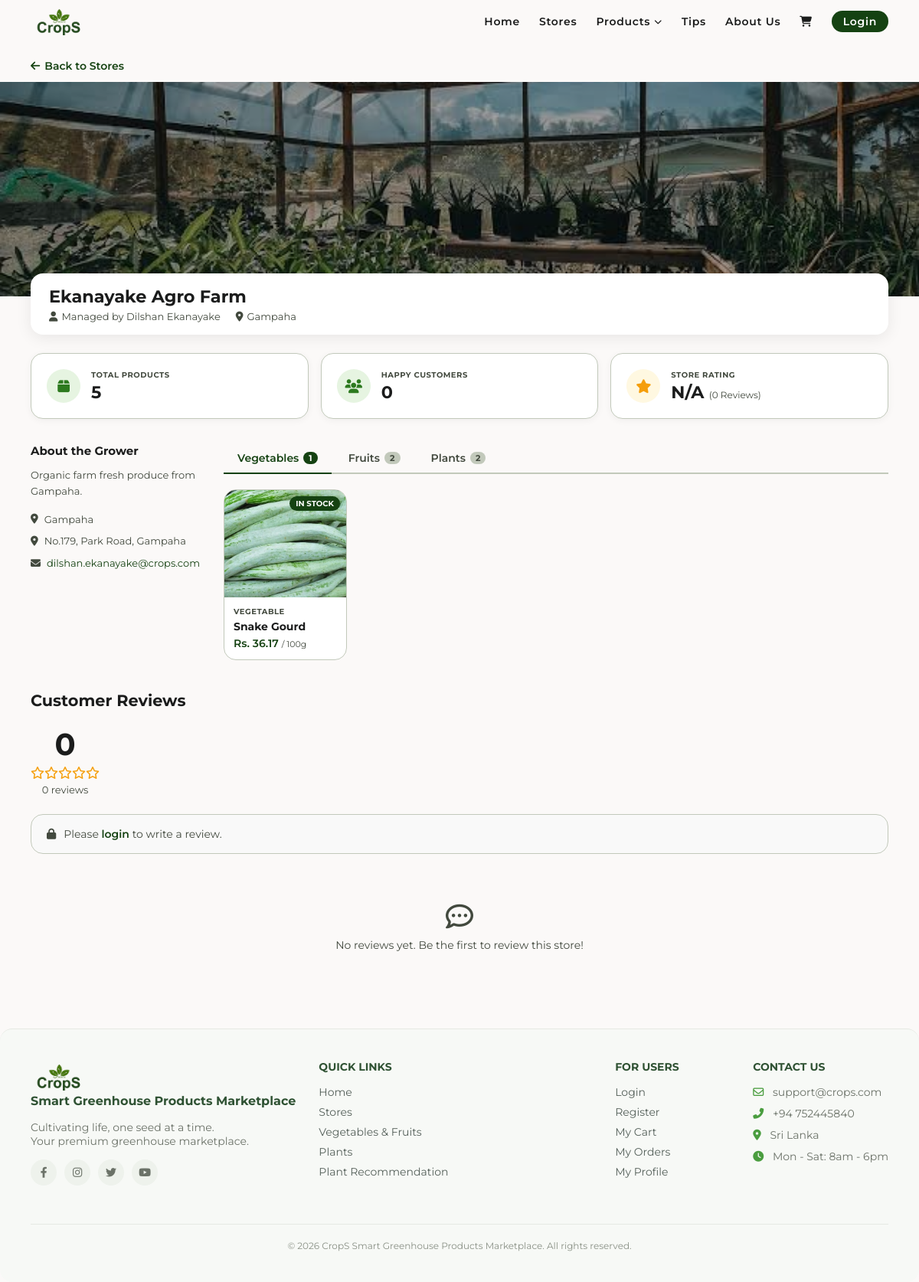
/stores.php?id=7, run on the app's committed database.
### tables this page shows
CREATE TABLE `stores` (
  `id` int(11) NOT NULL,
  `owner_id` int(11) NOT NULL,
  `store_name` varchar(100) NOT NULL,
  `description` text DEFAULT NULL,
  `city` varchar(50) NOT NULL,
  `image` varchar(255) DEFAULT NULL,
  `status` enum('active','pending') NOT NULL DEFAULT 'pending',
  `created_at` timestamp NOT NULL DEFAULT current_timestamp()
);

CREATE TABLE `users` (
  `id` int(11) NOT NULL,
  `full_name` varchar(100) NOT NULL,
  `email` varchar(100) NOT NULL,
  `password` varchar(255) NOT NULL,
  `role` enum('admin','owner','customer') NOT NULL DEFAULT 'customer',
  `city` varchar(50) NOT NULL,
  `address` text DEFAULT NULL,
  `gap_certificate` varchar(255) DEFAULT NULL,
  `gap_number` varchar(50) DEFAULT NULL,
  `created_at` timestamp NOT NULL DEFAULT current_timestamp()
);

CREATE TABLE `products` (
  `id` int(11) NOT NULL,
  `store_id` int(11) NOT NULL,
  `name` varchar(100) NOT NULL,
  `description` text DEFAULT NULL,
  `price` decimal(10,2) NOT NULL,
  `category` enum('vegetable','fruit','plant') NOT NULL,
  `quantity` int(11) NOT NULL DEFAULT 0,
  `image` varchar(255) DEFAULT NULL,
  `created_at` timestamp NOT NULL DEFAULT current_timestamp()
);

### includes/product_card.php (the view)
<?php
if ($product['quantity'] <= 0) {
    $stockLabel = 'OUT OF STOCK';
    $stockClass = 'out-stock';
} elseif ($product['quantity'] <= 10) {
    $stockLabel = 'LOW STOCK';
    $stockClass = 'low-stock';
} else {
    $stockLabel = 'IN STOCK';
    $stockClass = 'in-stock';
}
$detailPage = $product['category'] === 'plant' ? 'plants.php' : 'products.php';
?>
<a href="<?php echo $detailPage; ?>?id=<?php echo $product['id']; ?>" class="product-card">
    <div class="product-card-img">
        <?php if (!empty($product['image'])): ?>
            <img src="static/images/Products/<?php echo htmlspecialchars($product['image']); ?>"
                 alt="<?php echo htmlspecialchars($product['name']); ?>">
        <?php else: ?>
            <img src="static/images/image3.jpg" alt="Product">
        <?php endif; ?>
        <span class="stock-badge <?php echo $stockClass; ?>"><?php echo $stockLabel; ?></span>
    </div>
    <div class="product-card-info">
        <p class="product-category-label"><?php echo strtoupper($product['category']); ?></p>
        <p class="product-name"><?php echo htmlspecialchars($product['name']); ?></p>
        <?php if ($product['category'] === 'plant'): ?>
            <p class="product-price">Rs. <?php echo number_format($product['price'], 2); ?> <span>/ plant</span></p>
        <?php else: ?>
            <p class="product-price">Rs. <?php echo number_format($product['price'] / 10, 2); ?> <span>/ 100g</span></p>
        <?php endif; ?>
    </div>
</a>

### stores.php (shortened to what this page needs)
<?php
include 'includes/header.php';
include 'includes/dbConnection.php';
$store_id = isset($_GET['id']) ? (int)$_GET['id'] : 0;
?>
<?php
$stmtStore = $pdo->prepare("
    SELECT stores.*,
           users.full_name AS owner_name,
           users.email AS owner_email,
           users.address AS owner_address,
           users.gap_certificate,
           COUNT(DISTINCT products.id) AS total_products,
           COUNT(DISTINCT orders.customer_id) AS happy_customers,
           ROUND(AVG(reviews.rating), 1) AS avg_rating,
           COUNT(DISTINCT reviews.id) AS total_reviews
    FROM stores
    JOIN users ON stores.owner_id = users.id
    LEFT JOIN products ON products.store_id = stores.id
    LEFT JOIN orders ON orders.store_id = stores.id
    LEFT JOIN reviews ON reviews.store_id = stores.id
    WHERE stores.id = :id
    GROUP BY stores.id
");
$stmtStore->execute(['id' => $store_id]);
$store = $stmtStore->fetch();
$stmtProducts = $pdo->prepare("SELECT * FROM products WHERE store_id = :id ORDER BY created_at DESC");
$stmtProducts->execute(['id' => $store_id]);
$allProducts = $stmtProducts->fetchAll();
$vegetables = array_filter($allProducts, fn($p) => $p['category'] === 'vegetable');
$fruits      = array_filter($allProducts, fn($p) => $p['category'] === 'fruit');
$plants      = array_filter($allProducts, fn($p) => $p['category'] === 'plant');
$stmtReviews = $pdo->prepare("
    SELECT reviews.*, users.full_name AS reviewer_name
    FROM reviews
    JOIN users ON reviews.user_id = users.id
    WHERE reviews.store_id = :id AND reviews.is_hidden = FALSE
    ORDER BY reviews.created_at DESC
");
$stmtReviews->execute(['id' => $store_id]);
$reviews = $stmtReviews->fetchAll();
$alreadyReviewed = false;
$canReview = false;
?>
<div class="store-details-page">
    <div class="main-wrapper" style="padding-bottom:0;">
        <a href="stores.php" class="back-link">
            <i class="fas fa-arrow-left"></i> Back to Stores
        </a>
    </div>
    <div class="store-hero">
        <?php if (!empty($store['image'])): ?>
            <img src="static/images/stores/<?php echo htmlspecialchars($store['image']); ?>" alt="..." class="store-hero-img">
        <?php else: ?>
            <img src="static/images/image1.jpg" alt="Store" class="store-hero-img">
        <?php endif; ?>
        <div class="store-hero-overlay"></div>
    </div>
    <div class="main-wrapper">
<div class="store-name-bar">
    <div class="store-name-info">
        <div class="store-title-row">
            <h1><?php echo htmlspecialchars($store['store_name']); ?></h1>
        </div>
        <p class="store-meta-line">
            <span><i class="fas fa-user"></i> Managed by <?php echo htmlspecialchars($store['owner_name']); ?></span>
            <span><i class="fas fa-location-dot"></i> <?php echo htmlspecialchars($store['city']); ?></span>
        </p>
    </div>
</div>
        <div class="store-stats">
            <div class="stat-card">
                <div class="stat-icon green"><i class="fas fa-box"></i></div>
                <div class="stat-info">
                    <span class="stat-label">TOTAL PRODUCTS</span>
                    <span class="stat-value"><?php echo number_format($store['total_products']); ?></span>
                </div>
            </div>
            <div class="stat-card">
                <div class="stat-icon green"><i class="fas fa-users"></i></div>
                <div class="stat-info">
                    <span class="stat-label">HAPPY CUSTOMERS</span>
                    <span class="stat-value"><?php $hc = $store['happy_customers']; echo $hc >= 1000 ? round($hc/1000,1).'k+' : $hc; ?></span>
                </div>
            </div>
            <div class="stat-card">
                <div class="stat-icon gold"><i class="fas fa-star"></i></div>
                <div class="stat-info">
                    <span class="stat-label">STORE RATING</span>
                    <span class="stat-value"><?php echo $store['avg_rating'] ?? 'N/A'; ?> <small>(<?php echo $store['total_reviews']; ?> Reviews)</small></span>
                </div>
            </div>
        </div>
        <div class="store-main-content">
            <div class="store-about">
                <h3>About the Grower</h3>
                <p><?php echo nl2br(htmlspecialchars($store['description'] ?? 'No description provided.')); ?></p>
                <div class="store-contact-info">
    <?php if (!empty($store['city'])): ?>
        <p><i class="fas fa-location-dot"></i> <?php echo htmlspecialchars($store['city']); ?></p>
    <?php endif; ?>
    <?php if (!empty($store['owner_address'])): ?>
        <p><i class="fas fa-map-marker-alt"></i> <?php echo htmlspecialchars($store['owner_address']); ?></p>
    <?php endif; ?>
    <?php if (!empty($store['owner_email'])): ?>
        <p><i class="fas fa-envelope"></i> <a href="mailto:<?php echo htmlspecialchars($store['owner_email']); ?>"><?php echo htmlspecialchars($store['owner_email']); ?></a></p>
    <?php endif; ?>
</div>
            </div>
            <div class="store-products">
                <div class="category-tabs">
                    <button class="tab-btn active" onclick="showTab('vegetables', this)">Vegetables <span class="tab-count"><?php echo count($vegetables); ?></span></button>
                    <button class="tab-btn" onclick="showTab('fruits', this)">Fruits <span class="tab-count"><?php echo count($fruits); ?></span></button>
                    <button class="tab-btn" onclick="showTab('plants', this)">Plants <span class="tab-count"><?php echo count($plants); ?></span></button>
                </div>
                <div class="tab-content active" id="tab-vegetables">
                    <?php if (count($vegetables) > 0): ?>
                        <div class="products-grid"><?php foreach ($vegetables as $product): ?><?php include 'includes/product_card.php'; ?><?php endforeach; ?></div>
                    <?php else: ?><p class="no-products">No vegetables listed yet.</p><?php endif; ?>
                </div>
                    <?php if (count($fruits) > 0): ?>
                        <div class="products-grid"><?php foreach ($fruits as $product): ?><?php include 'includes/product_card.php'; ?><?php endforeach; ?></div>
                    <?php else: ?><p class="no-products">No fruits listed yet.</p><?php endif; ?>
                    <?php if (count($plants) > 0): ?>
                        <div class="products-grid"><?php foreach ($plants as $product): ?><?php include 'includes/product_card.php'; ?><?php endforeach; ?></div>
                    <?php else: ?><p class="no-products">No plants listed yet.</p><?php endif; ?>
            </div>
        </div>
        <div class="reviews-section">
            <h2>Customer Reviews</h2>
            <div class="review-summary">
                <div class="review-avg">
                    <span class="avg-number"><?php echo $store['avg_rating'] ?? '0'; ?></span>
                    <div class="avg-stars">
                        <?php $avg = round($store['avg_rating'] ?? 0); for ($i = 1; $i <= 5; $i++) echo $i <= $avg ? '<i class="fas fa-star"></i>' : '<i class="far fa-star"></i>'; ?>
                    </div>
                    <span class="avg-count"><?php echo $store['total_reviews']; ?> reviews</span>
                </div>
            </div>
            <?php if ($canReview): ?>
                <div class="review-form-box">
                    <h3>Write a Review</h3>
                    <form method="POST" action="stores.php?id=<?php echo $store_id; ?>">
                        <div class="star-rating-input">
                            <p>Your Rating:</p>
                            <div class="stars-select" id="starSelect">
                                <?php for ($i = 1; $i <= 5; $i++): ?><i class="far fa-star" data-value="<?php echo $i; ?>"></i><?php endfor; ?>
                            </div>
                            <input type="hidden" name="rating" id="ratingInput" value="0">
                        </div>
                        <div class="form-group">
                            <label for="comment">Your Review:</label>
                            <textarea name="comment" id="comment" rows="4" placeholder="Share your experience with this greenhouse store..."></textarea>
                        </div>
                        <button type="submit" name="submit_review" class="btn btn-primary">Submit Review</button>
                    </form>
                </div>
            <?php elseif (!isset($_SESSION['user_id'])): ?>
                <div class="review-login-prompt"><i class="fas fa-lock"></i><p>Please <a href="login.php">login</a> to write a review.</p></div>
            <?php elseif ($alreadyReviewed): ?>
                <div class="review-login-prompt"><i class="fas fa-check-circle"></i><p>You have already submitted a review for this store.</p></div>
            <?php endif; ?>
            <?php if (count($reviews) > 0): ?>
                <div class="reviews-list">
                    <?php foreach ($reviews as $review): ?>
                        <div class="review-card">
                            <div class="review-header">
                                <div class="reviewer-info">
                                    <div class="reviewer-avatar"><?php echo strtoupper(substr($review['reviewer_name'], 0, 1)); ?></div>
                                    <div>
                                        <strong><?php echo htmlspecialchars($review['reviewer_name']); ?></strong>
                                        <span class="review-date"><?php echo date('M d, Y', strtotime($review['created_at'])); ?></span>
                                    </div>
                                </div>
                                <div class="review-stars">
                                    <?php for ($i = 1; $i <= 5; $i++) echo '<i class="'.($i <= $review['rating'] ? 'fas' : 'far').' fa-star"></i>'; ?>
                                </div>
                            </div>
                            <?php if (!empty($review['comment'])): ?>
                                <p class="review-comment"><?php echo htmlspecialchars($review['comment']); ?></p>
                            <?php endif; ?>
                        </div>
                    <?php endforeach; ?>
                </div>
            <?php else: ?>
                <div class="no-reviews"><i class="far fa-comment-dots"></i><p>No reviews yet. Be the first to review this store!</p></div>
            <?php endif; ?>
        </div>
    </div>
</div>
<?php include 'includes/footer.php'; ?>

### static/style.css (style rules this page uses)
:root { --primary: #154212; --on-primary: #ffffff; --secondary-container: acf284; --surface: #fbf9f8; --bg-white: #ffffff; --on-surface: #1b1c1c; --on-surface-variant: #42493e; --outline-variant: #c2c9bb; --footer-bg: #4a4a4a; --font-family: 'Montserrat', sans-serif; --radius-xl: 24px; --radius-lg: 16px; --radius-full: 9999px; --container-padding: 40px; --stack-md: 24px; --gutter: 16px; }
* { margin: 0; padding: 0; box-sizing: border-box; font-family: var(--font-family); }
body { background-color: var(--surface); color: var(--on-surface); padding: 0; }
a { text-decoration: none; color: inherit; }
.main-wrapper { padding: 10px var(--container-padding) 20px var(--container-padding); }

### data on the page
stores: image (picture), store_name "Ekanayake Agro Farm", owner.full_name "Dilshan Ekanayake", city "Gampaha", description "Organic farm fresh produce from Gampaha.", owner.address "No.179, Park Road, Gampaha", owner.email "dilshan.ekanayake@crops.com"
products: image (picture), quantity "IN STOCK", category "VEGETABLE", name "Snake Gourd", $product['price']/10 "36.17"

### other printed values
$store['total_products'] "5"
$hc "0"
$store['avg_rating'] "N/A"
$store['total_reviews'] "0"
count($vegetables) "1"
count($fruits) "2"
count($plants) "2"
$store['avg_rating'] "0"
